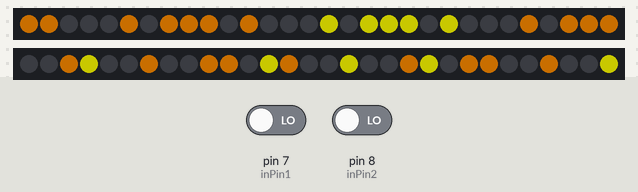
A sketch run on a simulated Arduino Uno, built with avr-gcc and run on an emulated ATmega328P. On the bench: 2 × 30 RGB LEDs in strip order, left to right. The inputs (shaded band) are chosen by the test bench; at power-on: pin 7 (inPin1) LOW, pin 8 (inPin2) LOW. Dim RGB values are drawn brighter than linear.

Above: at 8.53 s.
At 9.0 s:
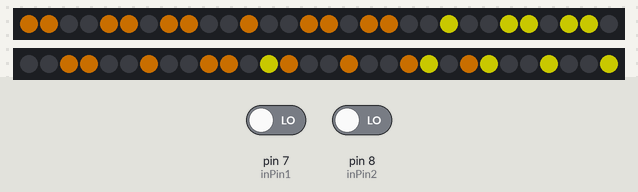
At 13.48 s:
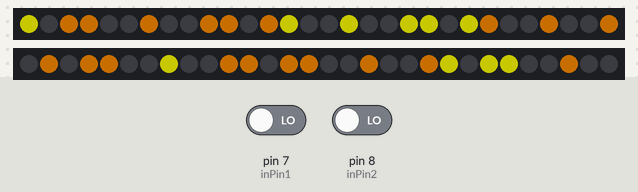
At 17.65 s:
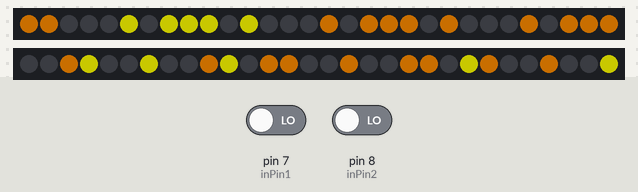
At 18.79 s:
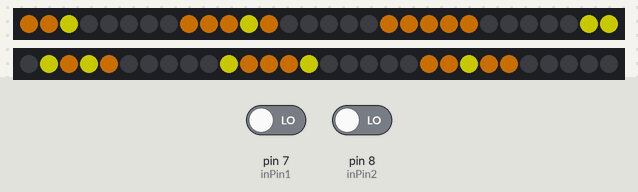
At 32.13 s:
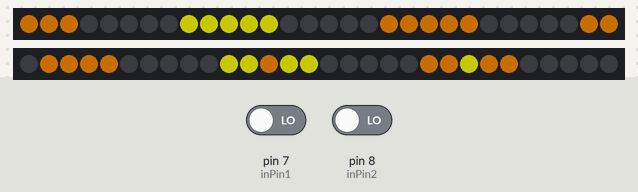

The sketch:

DIO_ConeCube.ino
```cpp
#include <FastLED.h>

unsigned long startMillis;
unsigned long currentMillis;
const unsigned long period = 60;  //the value is a number of milliseconds

#define NUM_LEDS 30
#define NUM_LEDS2 30

#define DATA_PIN1 3  //change latter
#define DATA_PIN2 4  //change latter

#define BRIGHTNESS 100

CRGB leds1[NUM_LEDS];
CRGB leds2[NUM_LEDS];

int Pixel1 = 0;   // Red
int Pixel4 = 5;   //Black
int Pixel2 = 10;  //OrangeRed
int Pixel5 = 15;  //Black
int Pixel3 = 20;  //DarkOrange
int Pixel6 = 25;  //Black

int inPin1 = 7;  //change latter
int val1 = 0;

int inPin2 = 8;  //change latter
int val2 = 0;

void setup() {
  FastLED.addLeds<NEOPIXEL, DATA_PIN1>(leds1, NUM_LEDS);
  FastLED.addLeds<NEOPIXEL, DATA_PIN2>(leds2, NUM_LEDS2);

  pinMode(inPin1, INPUT);
  pinMode(inPin2, INPUT);

  Serial.begin(115200);
  startMillis = millis();

  FastLED.setBrightness(BRIGHTNESS);
}

void loop() {
  val1 = digitalRead(inPin1);  // read the input pin
  val2 = digitalRead(inPin2);  // read the input pin

  if (val1 == HIGH && val2 == LOW) {  //1 on 2 off Cube
    //Cube(leds1);
    //Cube(leds2);
  } else if (val1 == LOW && val2 == HIGH) {  //1 off 2 on Cone
    //Cone(leds1);
    //Cone(leds2);
  } else if (val1 == HIGH && val2 == HIGH) {  //1 on 2 on Rainbow celebration?

  } else if (val1 == LOW && val2 == LOW) {  //1 off 2 off Fire
    //Fire(leds1);
    //Fire(leds2);
  }
  Cone(leds1);
  Cone(leds2);
}

void Fire(CRGB *leds) {  //Start of Fire
  currentMillis = millis();           //Millis to avoid dellay
  if (currentMillis - startMillis >= period) {

    if (Pixel1 == NUM_LEDS) {
      Pixel1 = 0;
    }
    Pixel1 = Pixel1 + 1;
    leds[Pixel1] = CRGB::Red;
    FastLED.show();

    if (Pixel4 == NUM_LEDS) {
      Pixel4 = 0;
    }
    Pixel4 = Pixel4 + 1;
    leds[Pixel4] = CRGB::Black;
    FastLED.show();

    if (Pixel2 == NUM_LEDS) {
      Pixel2 = 0;
    }
    Pixel2 = Pixel2 + 1;
    leds[Pixel2] = CRGB::OrangeRed;
    FastLED.show();

    if (Pixel5 == NUM_LEDS) {
      Pixel5 = 0;
    }
    Pixel5 = Pixel5 + 1;
    leds[Pixel5] = CRGB::Black;
    FastLED.show();

    if (Pixel3 == NUM_LEDS) {
      Pixel3 = 0;
    }
    Pixel3 = Pixel3 + 1;
    leds[Pixel3] = CRGB::DarkOrange;
    FastLED.show();

    if (Pixel6 == NUM_LEDS) {
      Pixel6 = 0;
    }
    Pixel6 = Pixel6 + 1;
    leds[Pixel6] = CRGB::Black;
    FastLED.show();

    startMillis = currentMillis;
  }
}

void Cube(CRGB *leds) {  //start of Cube
  currentMillis = millis();           //Millis to avoid dellay
  if (currentMillis - startMillis >= period) {

    if (Pixel1 == NUM_LEDS) {
      Pixel1 = 0;
    }
    Pixel1 = Pixel1 + 1;
    leds[Pixel1] = CRGB::MediumVioletRed;
    FastLED.show();

    if (Pixel4 == NUM_LEDS) {
      Pixel4 = 0;
    }
    Pixel4 = Pixel4 + 1;
    leds[Pixel4] = CRGB::Black;
    FastLED.show();

    if (Pixel2 == NUM_LEDS) {
      Pixel2 = 0;
    }
    Pixel2 = Pixel2 + 1;
    leds[Pixel2] = CRGB::BlueViolet;
    FastLED.show();

    if (Pixel5 == NUM_LEDS) {
      Pixel5 = 0;
    }
    Pixel5 = Pixel5 + 1;
    leds[Pixel5] = CRGB::Black;
    FastLED.show();

    if (Pixel3 == NUM_LEDS) {
      Pixel3 = 0;
    }
    Pixel3 = Pixel3 + 1;
    leds[Pixel3] = CRGB::Purple;
    FastLED.show();

    if (Pixel6 == NUM_LEDS) {
      Pixel6 = 0;
    }
    Pixel6 = Pixel6 + 1;
    leds[Pixel6] = CRGB::Black;
    FastLED.show();

    startMillis = currentMillis;
  }
}

void Cone(CRGB *leds) {  //start of Cone
  currentMillis = millis();           //Millis to avoid dellay
  if (currentMillis - startMillis >= period) {

    if (Pixel1 == NUM_LEDS) {
      Pixel1 = 0;
    }
    Pixel1 = Pixel1 + 1;
    leds[Pixel1] = CRGB::DarkOrange;
    FastLED.show();

    if (Pixel4 == NUM_LEDS) {
      Pixel4 = 0;
    }
    Pixel4 = Pixel4 + 1;
    leds[Pixel4] = CRGB::Black;
    FastLED.show();

    if (Pixel2 == NUM_LEDS) {
      Pixel2 = 0;
    }
    Pixel2 = Pixel2 + 1;
    leds[Pixel2] = CRGB::Yellow;
    FastLED.show();

    if (Pixel5 == NUM_LEDS) {
      Pixel5 = 0;
    }
    Pixel5 = Pixel5 + 1;
    leds[Pixel5] = CRGB::Black;
    FastLED.show();

    if (Pixel3 == NUM_LEDS) {
      Pixel3 = 0;
    }
    Pixel3 = Pixel3 + 1;
    leds[Pixel3] = CRGB::DarkOrange;
    FastLED.show();

    if (Pixel6 == NUM_LEDS) {
      Pixel6 = 0;
    }
    Pixel6 = Pixel6 + 1;
    leds[Pixel6] = CRGB::Black;
    FastLED.show();

    startMillis = currentMillis;
  }
}
```
